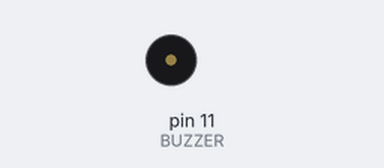
Simulated run of this sketch. Board: Arduino Uno, built with avr-gcc and run on an emulated ATmega328P. Parts: buzzer (waves = sounding). Random numbers use the default seed unless the sketch sets one; what the sketch prints to the serial monitor is not drawn.

Above: at 0.1 s.
At 34.4 s:
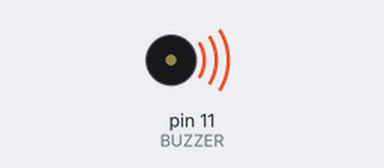
Timing chart, 0 to 35.9 s (numbered marks = the images above):
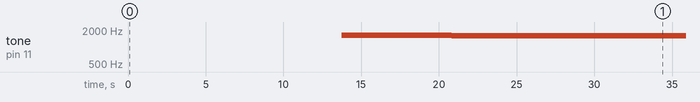

Measured:
- by itself, tone on pin 11 (BUZZER): silent → 1630 Hz at 13.8 s, → 1587 Hz 7.1 s later

The sketch:

annoy_o_tron_5000.ino
```cpp
#define BUZZER 11

void setup()
{
  Serial.begin(9600);
  pinMode(BUZZER,OUTPUT);
}

void loop()
{

  int l = 4000;
  int d = 1000;

//  for(int i = 0; i < l; i++)
//  {
//    Serial.println(i);
//    tone(BUZZER,i,d);
//  }
//
//  for(int i = l; i > 0; i--)
//  {
//    Serial.println(i);
//    tone(BUZZER,i,d);
//  }
  int i = random(0,4000);
  Serial.println(i);
  tone(BUZZER,i,d);

}
```
